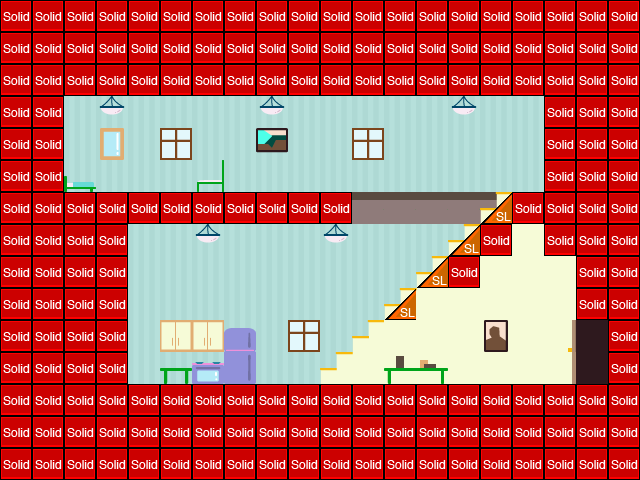

Rendered tile map (Tiled .tmx) drawn with the repository's tilesets; below, a short description and the map source with its tile grids summarised:
An orthogonal 20x15 tile map with 32x32 px tiles, 5 tile layers (Background, Midground1, Midground2, Midground3, ...), 2 tilesets.

<map version="1.0" orientation="orthogonal" width="20" height="15" tilewidth="32" tileheight="32">
 <tileset firstgid="1" name="bedroom-roman" tilewidth="32" tileheight="32">
  <image source="../img/map/bedroom-roman.png" width="224" height="192" />
 </tileset>
 <tileset firstgid="43" name="metatiles" tilewidth="32" tileheight="32">
  <image source="../img/map/metatiles32x32.png" width="160" height="32" />
 </tileset>
 <layer name="Background" width="20" height="15">
  <data>[300 cells, 300 non-empty, 2 distinct tile ids]</data>
 </layer>
 <layer name="Midground1" width="20" height="15">
  <data>[300 cells, 33 non-empty, 6 distinct tile ids]</data>
 </layer>
 <layer name="Midground2" width="20" height="15">
  <data>[300 cells, 36 non-empty, 6 distinct tile ids]</data>
 </layer>
 <layer name="Midground3" width="20" height="15">
  <data>[300 cells, 14 non-empty, 13 distinct tile ids]</data>
 </layer>
 <layer name="collision" width="20" height="15">
  <data>[300 cells, 185 non-empty, 2 distinct tile ids]</data>
 </layer>
</map>
